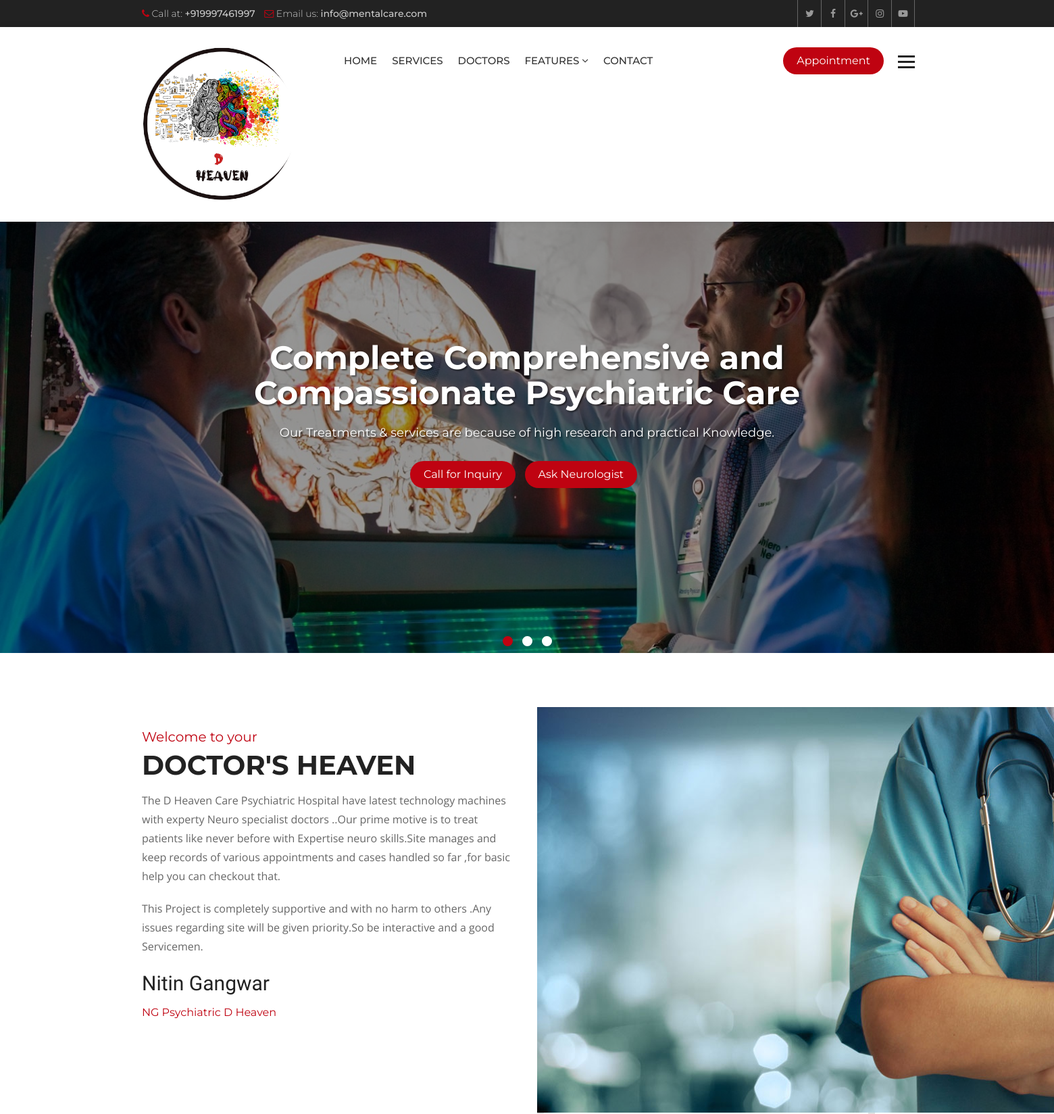
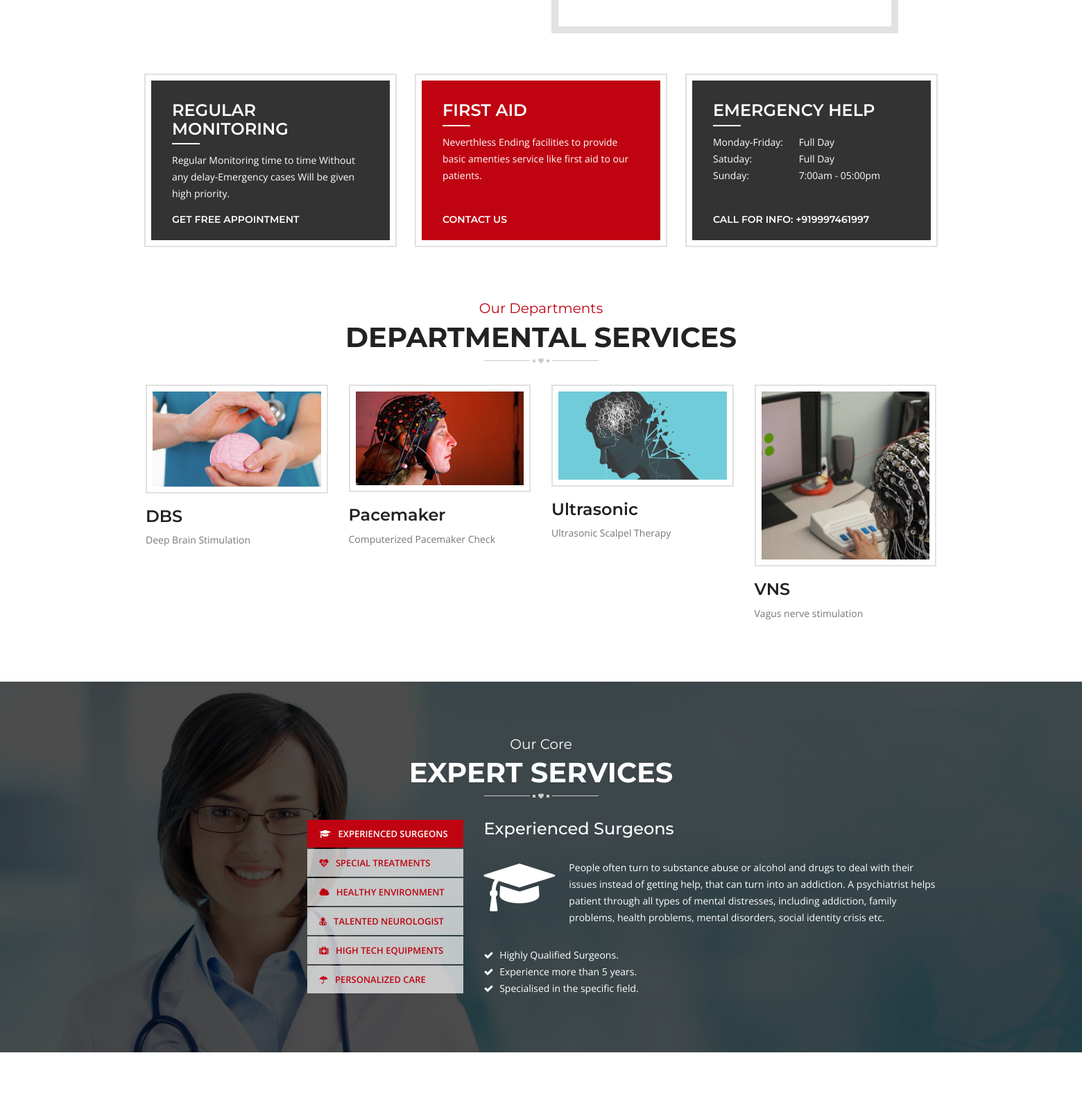
The page / (upper part) on the database its author committed (2 pictures, top to bottom).
### hospital/models.py (models this page shows, shortened)
class Slider(models.Model):
    caption = models.CharField(max_length=150)
    slogan = models.CharField(max_length=120)
    image = models.ImageField(upload_to='sliders/')
    class Meta:
        verbose_name_plural = 'Slider'

class Service(models.Model):
    title = models.CharField(max_length=120)
    description = models.TextField()
    items = models.ManyToManyField(to='Item',)
    thumbnail = models.ImageField(upload_to='services/')
    cover = models.ImageField(upload_to='services/')
    image1 = models.ImageField(upload_to='services/', blank=True, null=True)
    image2 = models.ImageField(upload_to='services/', blank=True, null=True)

### hospital/views.py (the view)
# urls.py: path('', views.HomeView.as_view(), name='index'),
class HomeView(ListView):
    template_name = 'hospital/index.html'
    queryset = Service.objects.all()
    context_object_name = 'services'
    def get_context_data(self, **kwargs):
        context = super().get_context_data()
        context['sliders'] = Slider.objects.all()
        context['experts'] = Doctor.objects.all()
        return context

### hospital/context_processors.py (called while the page is built)
def footer_content(request):
    services = Service.objects.all()
    doctors = Doctor.objects.all()
    context = {
        'services': services,
        'doctors': doctors
    }
    return context

### templates/hospital/index.html (shortened to what this page needs)
{% extends 'base.html' %}
{% load static %}
{% block maincontent %}
<div class="main-content">
  <section class="welcome-section">
    <div class="container">
      <div class="row">
        <div class="welcome-box">
          <div class="col-md-6 col-sm-6">
            <div class="welcome-text">
              <div class="sectio-title-2"> <strong>Welcome to your</strong>
                <h2>Doctor's Heaven</h2>
              </div>
              <p> The D Heaven Care Psychiatric Hospital have latest technology machines with experty Neuro specialist
                doctors ..Our prime motive is to treat patients like never before with Expertise neuro skills.Site manages and
              keep records of various appointments and cases handled so far ,for basic help you can checkout that.</p>
              <p>This Project is completely supportive and with no harm to others .Any issues regarding site will be given priority.So be interactive
                and a good Servicemen. </p>
              <strong class="signature">Nitin Gangwar</strong>
              <h6 class="designation">NG Psychiatric D Heaven</h6>
            </div>
          </div>
          <div class="col-md-6 col-sm-6">
            <div class="welcome-img"> <img src="{% static 'mentalcare/images/welcome.jpg' %}" alt=""> </div>
          </div>
        </div>
      </div>
    </div>
  </section>
  <section class="home-features">
    <div class="container">
      <div class="row">
        <div class="col-md-4 col-sm-4">
          <div class="features-box">
            <h3>Regular Monitoring</h3>
            <p>Regular Monitoring time to time Without any delay-Emergency cases Will be given high priority.</p>
            <a href="appointment.html">Get Free Appointment</a>
          </div>
        </div>
        <div class="col-md-4 col-sm-4">
          <div class="features-box selected">
            <h3>First Aid</h3>
            <p>Neverthless Ending facilities to provide basic amenties service like first aid to our patients. </p>
            <a href="contact-2.html">Contact Us</a>
          </div>
        </div>
        <div class="col-md-4 col-sm-4">
          <div class="features-box">
            <h3>Emergency Help</h3>
            <p><span>Monday-Friday:</span> Full Day<br>
              <span>Satuday:</span> Full Day<br>
              <span>Sunday:</span> 7:00am - 05:00pm<br>
            </p>
            <a href="#">Call for Info: +919997461997</a>
          </div>
        </div>
      </div>
    </div>
  </section>
  <section class="home-services">
    <div class="container">
      <div class="row">
        <div class="col-md-12">
          <div class="section-title-3"> <strong>Our Departments</strong>
            <h2>Departmental Services</h2>
          </div>
        </div>
        <div class="col-md-12">
          <div class="service-style-1">
            <div class="row">
              {% for service in services %}
              <div class="col-md-3 col-sm-3">
                <div class="service-box">
                  <div class="ser-thumb">  <img src="{{ service.thumbnail.url }}"
                      alt="">
                  </div>
                  <div class="ser-content">
                    <h3><a href="{% url 'service_details' service.id %}">{{ service.title }}</a></h3>
                    <p>{{ service.description|truncatewords:15 }}</p>
                  </div>
                </div>
              </div>
              {% endfor %}
            </div>
          </div>
        </div>
      </div>
    </div>
  </section>
  <section class="heart-care-services">
    <div class="container">
      <div class="row">
        <div class="col-md-12">
          <div class="section-title-3 white"> <strong>Our Core</strong>
            <h2>Expert Services</h2>
          </div>
        </div>
        <div class="col-md-5 col-sm-5">
          <ul class="nav nav-tabs" role="tablist">
            <li role="presentation" class="active"><a href="#service-1" aria-controls="service-1" role="tab"
                data-toggle="tab"> <i class="fa fa-graduation-cap"></i> Experienced Surgeons</a></li>
            <li role="presentation"><a href="#service-2" aria-controls="service-2" role="tab" data-toggle="tab"> <i
                  class="fa fa-heartbeat"></i> Special Treatments</a></li>
            <li role="presentation"><a href="#service-3" aria-controls="service-3" role="tab" data-toggle="tab"> <i
                  class="fa fa-cloud"></i> Healthy Environment</a></li>
            <li role="presentation"><a href="#service-4" aria-controls="service-4" role="tab" data-toggle="tab"> <i
                  class="fa fa-user-md"></i> Talented Neurologist</a></li>
            <li role="presentation"><a href="#service-5" aria-controls="service-5" role="tab" data-toggle="tab"> <i
                  class="fa fa-medkit"></i> High Tech Equipments</a></li>
            <li role="presentation"><a href="#service-6" aria-controls="service-6" role="tab" data-toggle="tab"> <i
                  class="fa fa-umbrella"></i> Personalized Care</a></li>
          </ul>
        </div>
        <div class="col-md-7 col-sm-7">
          <div class="tab-content">
            <div role="tabpanel" class="tab-pane active" id="service-1">
              <div class="ser-tab-text">
                <h3>Experienced Surgeons</h3>
                <p> <i class="fa fa-graduation-cap"></i> People often turn to substance abuse or alcohol and drugs to deal with their issues instead of getting help, that can turn into an addiction. A psychiatrist helps patient through all types of mental distresses, including addiction, family problems, health problems, mental disorders, social identity crisis etc. </p>
                <ul>
                  <li><i class="fa fa-check"></i> Highly Qualified Surgeons.</li>
                  <li><i class="fa fa-check"></i> Experience more than 5 years.</li>
                  <li><i class="fa fa-check"></i> Specialised in the specific field.</li>
                </ul>
              </div>
            </div>
          </div>
        </div>
      </div>
    </div>
  </section>
  <section class="team">
  </section>
</div>
{% endblock maincontent %}

### templates/partials/_slider.html
{% load static %}
<div class="main-slider">
    <div id="main-slider" class="owl-carousel owl-theme">
      {% for slider in sliders %}
      <div class="item">
          <div class="slide-caption slide-2">
            <div class="container">
              <h1>{{ slider.caption }}</h1>
              <p>{{ slider.slogan }}</p>
              <a class="btn-1" href="#">Call for Inquiry</a> <a class="btn-1" href="#">Ask Neurologist</a>
            </div>
          </div>
          <span class="simg"><img src="{{ slider.image.url }}" alt=""></span>
        </div>
      {% endfor %}
    </div>
  </div>

### mentalcare/static/mentalcare/css/color.css (style rules this page uses)
.site-header .navbar-default .navbar-nav > li > a:hover, .site-header .navbar-default .navbar-nav > .active > a, .site-header .navbar-default .navbar-nav > .active > a:focus, .site-header .navbar-default .navbar-nav > .active > a:hover, .site-header .navbar-default .navbar-nav > .open > a, .site-header .navbar-default .navbar-nav > .open > a:focus, .site-header .navbar-default .navbar-nav > .open > a:hover, .main-slider .owl-theme .owl-dots .owl-dot.active span, .main-slider .owl-theme .owl-dots .owl-dot:hover span, .site-header .navbar-nav > li > a.appoint, .site-header .navbar-nav > li > a.nav-search, .btn-1, .site-header .dropdown-menu > li > a:after, .app-form input[type="submit"], .header-style-two .nav-area, .learn-more, .play:hover, .cp-tabs .nav-tabs > li.active > a, .cp-tabs .nav-tabs > li.active > a:focus, .cp-tabs .nav-tabs > li.active > a:hover, .site-header .head-search .btn.btn-default, .main-slider .owl-theme .owl-dots .owl-dot.active span, .main-slider .owl-theme .owl-dots .owl-dot:hover span, .service-box-2:after, .Heart-box:hover .v-icon, .Heart-box:hover .v-text, .post-date, .team-two .team-social li a, .team-two .team-box .team-text:after, .book-appointment-widget a, .cp-pagination .pagination > li > a:hover, .cp-pagination .pagination > li > span:hover, .book-app, .submit-btn, .news-thumb .date, .newsletter-form button, .news-detail blockquote, .comment-form input[type="submit"], .pro-hover a, .review-form input[type="submit"], .related-products .owl-dots .owl-dot.active span, .related-products .owl-dots .owl-dot:hover span, .heart-care-services .nav-tabs>li.active>a, .heart-care-services .nav-tabs>li.active>a:focus, .heart-care-services .nav-tabs>li.active>a:hover, .heart-care-services .nav-tabs>li>a:hover, .services-nav h3, .site-header .dropdown-menu > li > a:hover, .features-box:hover, .features-box.selected, .footer .widget .rm, .home-testimonials .owl-theme .owl-dots .owl-dot.active span, .home-testimonials .owl-theme .owl-dots .owl-dot:hover span { background: #bf0311; }
.top-bar li .fa, .top-social a:hover, .view, .services-list .service h3 a:hover, .service-style-1 .service-box .ser-content h3 a:hover, .faqs .panel-default > .panel-heading h4 a, .faqs .panel-default > .panel-heading a::after, .team-text h5 a:hover, .section-title-3 strong, .post-text > h5 a:hover, .read-more:hover, .widget address .icon, .footer .widget a:hover, .footer-cr p strong, .footer-social a:hover, .post-meta li, .post-meta li:after, .post-meta li a, .header-service-area .icon, .header-service-area strong, .section-title-1 strong, .section-title-1 h2, .sectio-title-2 strong, .welcome-text .designation, .Heart-box .v-icon, .phone-icon, .services-nav .side-nav li:hover a, .services-nav .side-nav li.active a, .gallery-thumb .hover-info a, .archives li:before, .search-form button, .date-time, .right-404 strong, .prices, .review .fa, .login-social li, .login-social li a, .heart-care-services .nav-tabs>li>a { color: #bf0311; }

### rows shown on the page
Slider: caption "Complete Comprehensive and Compassionate Psychiatric Care", slogan "Our Treatments & services are because of high research and practical Knowledge.", image (picture)
Service: thumbnail (picture), title "DBS", description "Deep Brain Stimulation"
Service: thumbnail (picture), title "Pacemaker", description "Computerized Pacemaker Check"
Service: thumbnail (picture), title "Ultrasonic", description "Ultrasonic Scalpel Therapy"
Service: thumbnail (picture), title "VNS", description "Vagus nerve stimulation"
